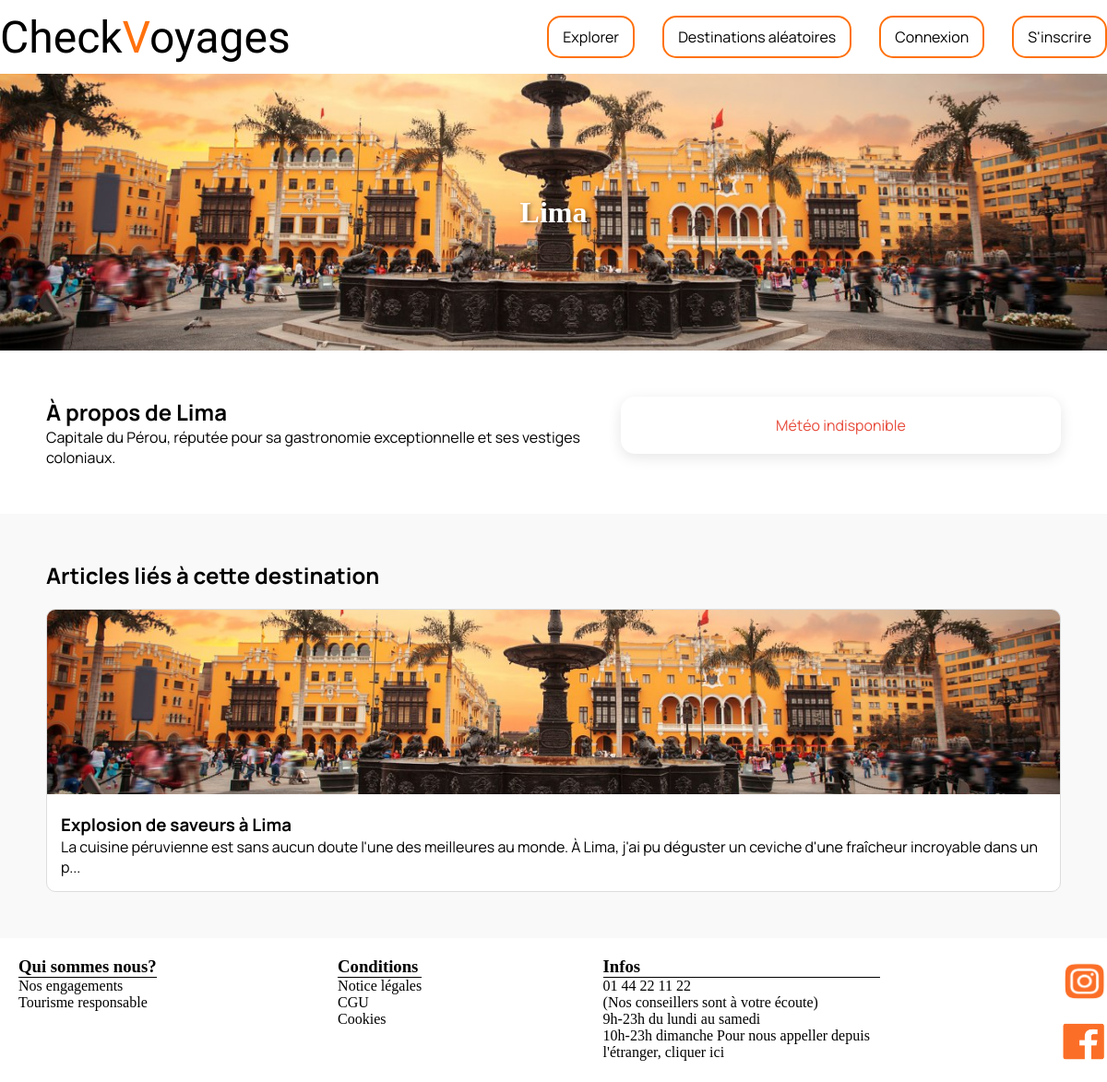
Screenshot of /destination.php?id=6 with the database file from the repository.
### tables this page shows
CREATE TABLE IF NOT EXISTS destination(
	id_destination INT PRIMARY KEY AUTO_INCREMENT NOT NULL,
    id_destinationGroup INT NOT NULL,
    title VARCHAR(100) NOT NULL UNIQUE,
    content TEXT NOT NULL,
    thumbnail VARCHAR(255),
    publication_date DATETIME NOT NULL
);

CREATE TABLE IF NOT EXISTS article(
	id_article INT PRIMARY KEY AUTO_INCREMENT NOT NULL,
    title VARCHAR(100) NOT NULL,
    thumbnail VARCHAR(255),
    content TEXT NOT NULL,
    creation_date DATETIME NOT NULL,
    id_user INT, 
    id_destination INT NOT NULL 
);

### Model/DestinationModel.php (called while the page is built, shortened)
<?php
class Destination {
    private ?int $id_destination;
    private ?PDO $bdd;
    public function __construct(?PDO $bdd) {
        $this->bdd = $bdd;
    }
    public function getIdDestination(): ?int {
        return $this->id_destination;
    }
    public function setIdDestination(?int $id_destination): Destination {
        $this->id_destination = $id_destination;
        return $this;
    }
    public function getBDD(): ?PDO {
        return $this->bdd;
    }
    public function readDestinationById(): array {
        try {
            $query = $this->getBDD()->prepare('SELECT id_destination, title, content, thumbnail, publication_date FROM destination WHERE id_destination = ?');
            $id = $this->getIdDestination();
            $query->bindParam(1, $id, PDO::PARAM_INT);
            $query->execute();
            return $query->fetch(PDO::FETCH_ASSOC) ?: [];
        } catch (Exception $error) {
            die($error->getMessage());
        }
    }
}
?>

### Model/ArticleModel.php (called while the page is built, shortened)
<?php
class Article {
    private ?int $idDestination;
    private ?PDO $bdd;
    public function __construct(?PDO $bdd) {
        $this->bdd = $bdd;
    }
    public function getIdDestination(): ?int {
        return $this->idDestination;
    }
    public function setIdDestination(?int $idDestination): Article {
        $this->idDestination = $idDestination;
        return $this;
    }
    public function getBDD(): ?PDO {
        return $this->bdd;
    }
    public function readArticleByIdDestination():array {
        try {
            $query = $this->getBDD()->prepare('SELECT id_article, title, content, thumbnail, creation_date, id_user, id_destination FROM article WHERE id_destination = ?');
            $idDestination = $this->getIdDestination();
            $query->bindParam(1, $idDestination, PDO::PARAM_INT);
            $query->execute();
            $data = $query->fetchAll(PDO::FETCH_ASSOC);
            return $data;
        } catch (Exception $error) {
            die($error->getMessage());
        }
    }
}
?>

### View/view_destination.php (the view, shortened to what this page needs)
<?php
class DestinationView {
    public function renderDestination(array $destination, array $articles): string {
        $imgHeader = "";
        if (!empty($destination['thumbnail'])) {
            $imgHeader = "style='background-image: url(\"images/".$destination['thumbnail']."\");'";
        } else {
            $imgHeader = "style='background-color: #f0f0f0; color: #333;'";
        }
        $html = "<div class='destination-header' $imgHeader>";
        $html .= "<h1>".$destination['title']."</h1>";
        $html .= "</div>";
        $html .= "<section class='destination-content'>";
        $html .= "<div class='destination-about'>";
        $html .= "<h2>À propos de ".$destination['title']."</h2>";
        $html .= "<p>".$destination['content']."</p>";
        $html .= "</div>";
        $html .= "<div id='weather-widget' class='weather-widget' data-city='".htmlspecialchars($destination['title'], ENT_QUOTES)."'>";
        $html .= "<p class='weather-loading'>Chargement de la météo...</p>";
        $html .= "</div>";
        $html .= "</section>";
        if (!empty($articles)) {
            $html .= "<section class='destination-articles'>";
            $html .= "<h2>Articles liés à cette destination</h2>";
            $html .= "<div class='articles-grid'>";
            foreach ($articles as $article) {
                $html .= "<a href='article.php?id=".$article['id_article']."' class='article-card'>";
                if ($article['thumbnail']) {
                    $html .= "<img src='images/".$article['thumbnail']."' alt='".$article['title']."'>";
                }
                $html .= "<div class='article-card-content'>";
                $html .= "<h3>".$article['title']."</h3>";
                $html .= "<p>".substr($article['content'], 0, 150)."...</p>";
                $html .= "</div>";
                $html .= "</a>";
            }
            $html .= "</div></section>";
        }
        return $html;
    }
}

### src/style/style-index.css (style rules this page uses)
* { margin: 0; padding: 0; }
html { scroll-behavior: smooth; }
.container-footer h3 { border-bottom: 1px solid; }
.container-footer p { max-width: 300px; }
.icons-social img { object-fit: cover; max-width:50px; height: 50px; }
.icons-social { display: flex; flex-direction: column; gap: 1rem; }
.destination-header { height: 300px; display: flex; align-items: center; justify-content: center; color: white; text-shadow: 2px 2px 4px rgba(0,0,0,0.5); background-size: cover; background-position: center; }
.destination-content { padding: 50px; font-family: "Manrope", sans-serif; display: flex; justify-content: space-between; align-items: flex-start; gap: 40px; }
.destination-about { flex: 2; }
.destination-articles { padding: 50px; background-color: #f9f9f9; font-family: "Manrope", sans-serif; }
.articles-grid { display: grid; grid-template-columns: repeat(auto-fit, minmax(300px, 1fr)); gap: 20px; margin-top: 20px; }
.article-card { border: 1px solid #ddd; border-radius: 10px; overflow: hidden; background: white; text-decoration: none; color: inherit; transition: transform 0.3s; }
.article-card img { width: 100%; height: 200px; object-fit: cover; }
.article-card-content { padding: 15px; }
.weather-widget { flex: 1.5; background: white; padding: 20px; border-radius: 15px; box-shadow: 0 4px 15px rgba(0,0,0,0.1); min-width: 300px; text-align: center; }

### rows the page displays
destination: thumbnail (picture), title "Lima", content "Capitale du Pérou, réputée pour sa gastronomie exceptionnelle et ses vestiges coloniaux."
article: thumbnail (picture), title "Explosion de saveurs à Lima", content "La cuisine péruvienne est sans aucun doute l'une des meilleures au monde. À Lima, j'ai pu déguster un ceviche d'une fraîcheur incroyable dans un p"

### other values shown
$this->getWhoAreWe() "Qui sommes nous? Nos engagements Tourisme responsable"
$this->getConditions() "Conditions Notice légales CGU Cookies"
$this->getInfos() "Infos 01 44 22 11 22 (Nos conseillers sont à votre écoute) 9h-23h du lundi au samedi 10h-23h dimanche Pour nous appeller depuis l'étranger, cliquer ici"
